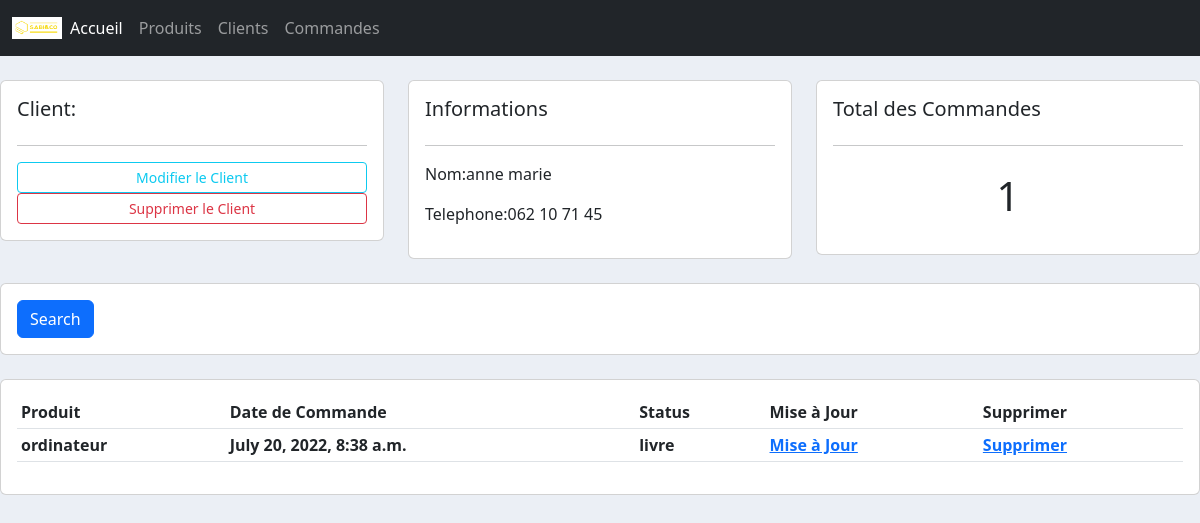
The page /client/3 on the database its author committed.
### client/models.py (models this page shows, shortened)
class Client(models.Model):
    nom =models.CharField(max_length=200,null=True)
    telephone = models.CharField(max_length=200,null=True)
    date_creation = models.DateTimeField(auto_now_add=True,null=True)

### commande/models.py (models this page shows, shortened)
class Commande(models.Model):
    STATUS = (('en cours de traiment','en cours de traitement'),
              ('non livre','non livre'),
              ('livre','livre'))
    client =models.ForeignKey(Client,null=True,on_delete=models.SET_NULL)
    produit =models.ForeignKey(Produit,null=True,on_delete=models.SET_NULL)
    status = models.CharField(max_length=200,null=True,choices=STATUS)
    date_creation  = models.DateTimeField(auto_now_add=True,null=True)

### produit/models.py (models this page shows)
class Produit(models.Model):
    nom = models.CharField(max_length=200,null=True)
    prix = models.FloatField(null=True)
    date_creation = models.DateTimeField(auto_now_add=True, null=True)
    tag = models.ManyToManyField(Tag)
    def __str__(self):
        return self.nom

### client/views.py (the view)
# urls.py: path('/<str:pk>',views.list_client,name='client'),
def list_client(request,pk):
    client = Client.objects.get(id=pk)
    commande = client.commande_set.all()
    commande_total = commande.count()
    context = {'client':client,'commande':commande,'commande_total':commande_total}
    return render(request,'client/clients.html',context)

### templates/client/clients.html
{% extends 'main.html' %}
{% block content %}
	<br>
<div class="row">
	<div class="col-md">
		<div class="card card-body">
			<h5>Client:</h5>
			<hr>
			<a class="btn btn-outline-info  btn-sm btn-block" href="">Modifier le Client</a>
			<a class="btn btn-outline-danger  btn-sm btn-block" href="">Supprimer le Client</a>
		</div>
	</div>
	<div class="col-md">
		<div class="card card-body">
			<h5>Informations</h5>
			<hr>
			<p>Nom:{{client.nom}} </p>
			<p>Telephone:{{client.telephone}} </p>
		</div>
	</div>
	<div class="col-md">
		<div class="card card-body">
			<h5>Total des Commandes</h5>
			<hr>
			<h1 style="text-align: center;padding: 10px">{{commande_total}}</h1>
		</div>
	</div>
</div>
<br>
<div class="row">
	<div class="col">
		<div class="card card-body">
			<form method="get">
		    <button class="btn btn-primary" type="submit">Search</button>
		  </form>
		</div>
	</div>
</div>
<br>
<div class="row">
	<div class="col-md">
		<div class="card card-body">
			<table class="table table-sm">
				<tr>
					<th>Produit</th>
					<th>Date de Commande</th>
					<th>Status</th>
					<th>Mise à Jour</th>
					<th>Supprimer</th>
				</tr>
				{% for commande in commande %}
					<tr>
					<th>{{commande.produit}}</th>
					<th>{{commande.date_creation}}</th>
					<th>{{commande.status}}</th>
					<th><a href="">Mise à Jour</a></th>
					<th><a href="">Supprimer</a></th>
				</tr>
				{% endfor %}
			</table>
		</div>
	</div>
</div>
{% endblock %}

### static/css/main.css (style rules this page uses)
body { background-color: #ebeff5; }

### rows shown on the page
Client: nom "anne marie", telephone "062 10 71 45"
Commande: produit "ordinateur", date_creation "July 20, 2022, 8:38 a.m.", status "livre"

### other values the page prints
{{ commande_total }} "1"
